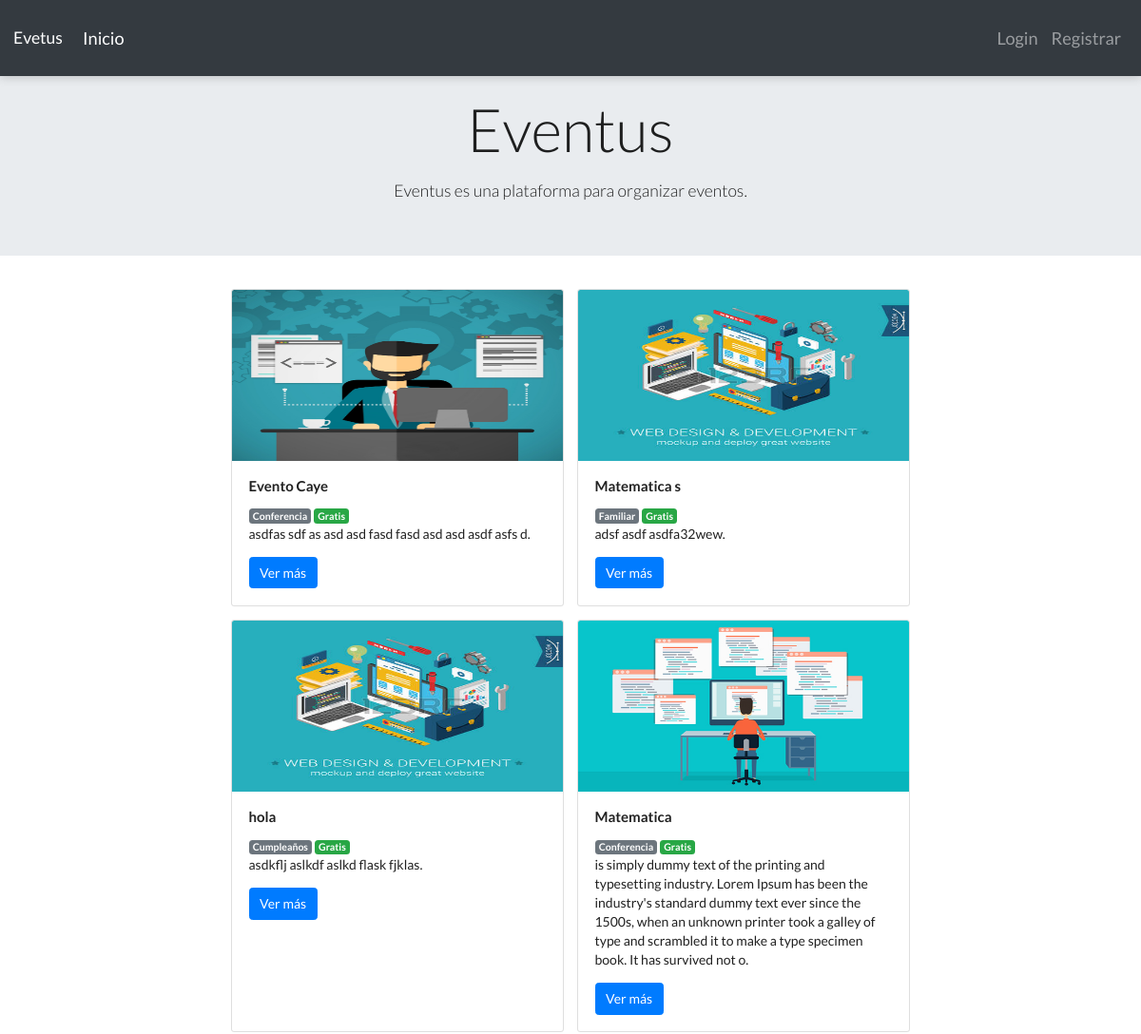
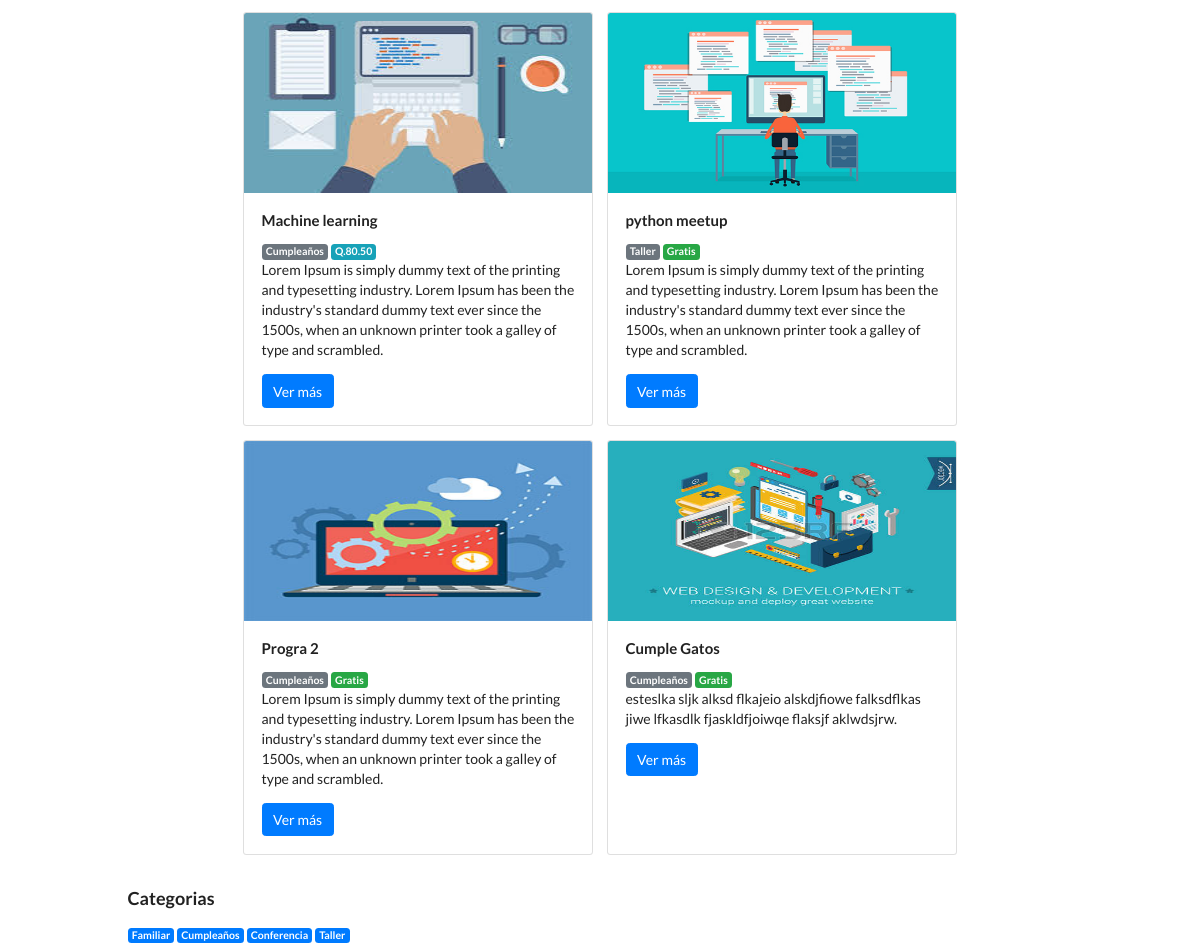
The page / on the database its author committed (2 pictures, top to bottom).
### events/models.py (models this page shows, shortened)
class TimeStampModel(models.Model):
    created = models.DateTimeField(default = timezone.now)
    modified = models.DateTimeField(default = timezone.now)
    class Meta:
        abstract = True

class Evento(TimeStampModel):
    nombre = models.CharField(max_length=200, unique=True)
    sumario = models.TextField(max_length=255)
    contenido = models.TextField()
    categoria = models.ForeignKey(Categoria)
    lugar = models.CharField(max_length=50)
    inicio = models.DateTimeField()
    final = models.DateTimeField()
    imagen = models.ImageField(blank = True)
    is_free = models.BooleanField(default=True)
    precio = models.DecimalField(max_digits=5, decimal_places=2, default=0.00)
    vistas = models.PositiveIntegerField(default=0, blank=True, null=True)
    organizador = models.ForeignKey('auth.User')

class Categoria(models.Model):
    nombre = models.CharField(max_length= 50)
    def __str__(self):
        return self.nombre

### events/views.py (the view)
# urls.py: url(r'^$',views.listar_eventos, name='home'), #se redirecciona a la url del blog
def listar_eventos(request):
    eventos = Evento.objects.all().order_by('-created')
    categorias = Categoria.objects.all()
    return render(request, 'events/listareventos.html',{'eventos': eventos, 'categorias':categorias})

### events/templates/events/listareventos.html
{% extends 'events/base.html' %}
{% block content %}
<div class ="row d-flex justify-content-center">
  {% for evento in eventos %}
    <div class="card mx-2 my-2 animated fadeIn" style="width: 25rem;">
      {%if evento.imagen%}
      <img class="card-img-top" src="{{evento.imagen.url}}" height="180" width="380" alt="Card image cap">
      {%endif%}
      <div class="card-body">
        <h4 class="card-title">{{evento.nombre}}</h4>
        <span class="badge badge-secondary">{{evento.categoria}}</span>
        {% if evento.is_free %}
          <span class="badge badge-success">Gratis</span>
        {%else%}
          <span class="badge badge-info">Q.{{evento.precio}}</span>
        {% endif %}
        <p class="card-text">{{evento.sumario}}.</p>
        <a href="{% url 'detEvento' pk=evento.pk %}" class="btn btn-primary">Ver más</a>
      </div>
    </div>
  {% endfor %}
  </div>
  <h3>Categorias</h3>
  {% for categoria in categorias%}
    <span class="badge badge-primary">{{categoria.nombre}}</span>
  {% endfor %}
{% endblock content %}

### rows shown on the page
Evento: imagen (picture), nombre "Evento Caye", categoria "Conferencia", is_free "Gratis", sumario "asdfas sdf as asd asd fasd fasd asd asd asdf asfs d"
Evento: imagen (picture), nombre "Matematica s", categoria "Familiar", is_free "Gratis", sumario "adsf asdf asdfa32wew"
Evento: imagen (picture), nombre "hola", categoria "Cumpleaños", is_free "Gratis", sumario "asdkflj aslkdf aslkd flask fjklas"
Evento: imagen (picture), nombre "Matematica", categoria "Conferencia", is_free "Gratis", sumario "is simply dummy text of the printing and typesetting industry. Lorem Ipsum has been the industry's standard dummy text ever since the 1500s, when an unknown printer took a galley of type and scrambled it to make a type specimen book. It has survived not o"
Evento: imagen (picture), nombre "Machine learning", categoria "Cumpleaños", precio "80.50", sumario "Lorem Ipsum is simply dummy text of the printing and typesetting industry. Lorem Ipsum has been the industry's standard dummy text ever since the 1500s, when an unknown printer took a galley of type and scrambled"
Evento: imagen (picture), nombre "python meetup", categoria "Taller", is_free "Gratis", sumario "Lorem Ipsum is simply dummy text of the printing and typesetting industry. Lorem Ipsum has been the industry's standard dummy text ever since the 1500s, when an unknown printer took a galley of type and scrambled"
Evento: imagen (picture), nombre "Progra 2", categoria "Cumpleaños", is_free "Gratis", sumario "Lorem Ipsum is simply dummy text of the printing and typesetting industry. Lorem Ipsum has been the industry's standard dummy text ever since the 1500s, when an unknown printer took a galley of type and scrambled"
Evento: imagen (picture), nombre "Cumple Gatos", categoria "Cumpleaños", is_free "Gratis", sumario "esteslka sljk alksd flkajeio alskdjfiowe falksdflkas jiwe lfkasdlk fjaskldfjoiwqe flaksjf aklwdsjrw"
Categoria: nombre "Familiar"
Categoria: nombre "Cumpleaños"
Categoria: nombre "Conferencia"
Categoria: nombre "Taller"
